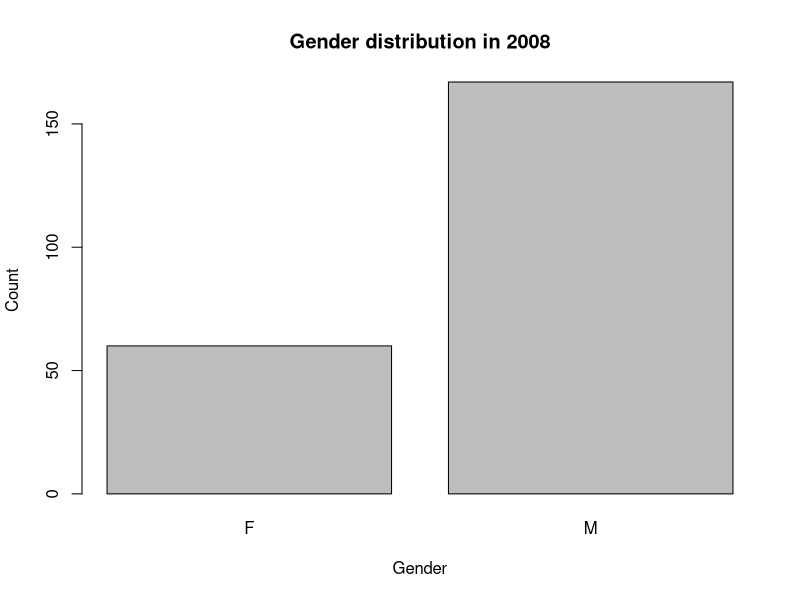
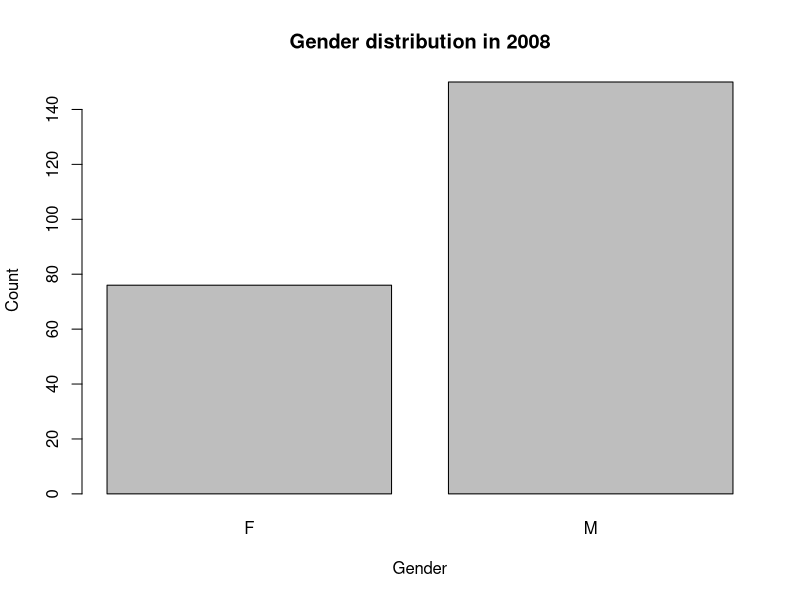
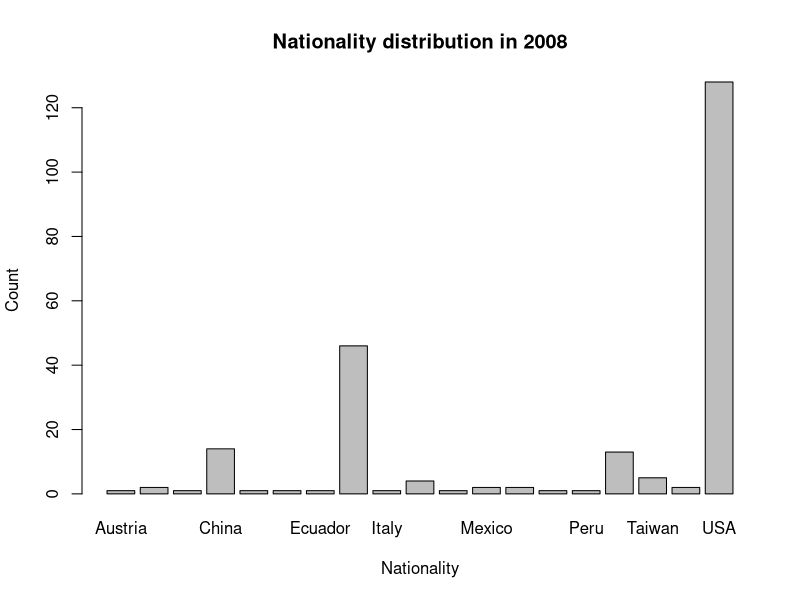
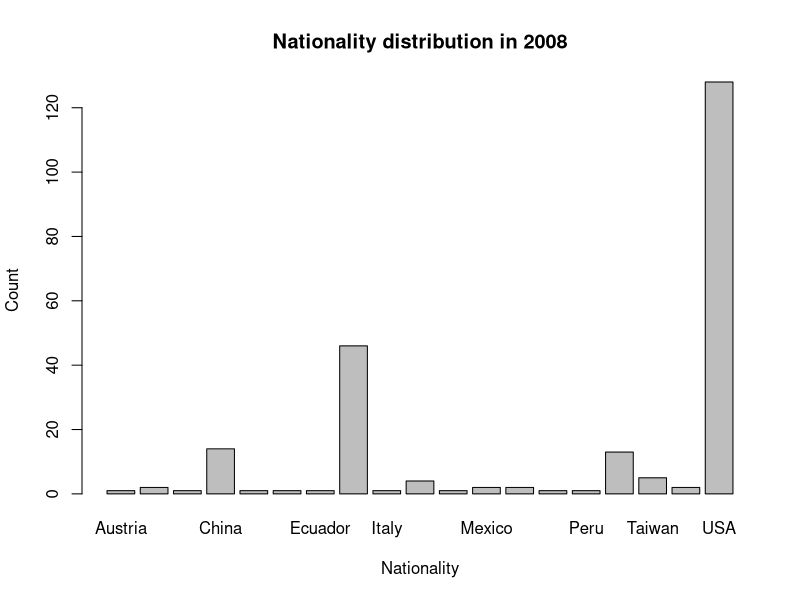
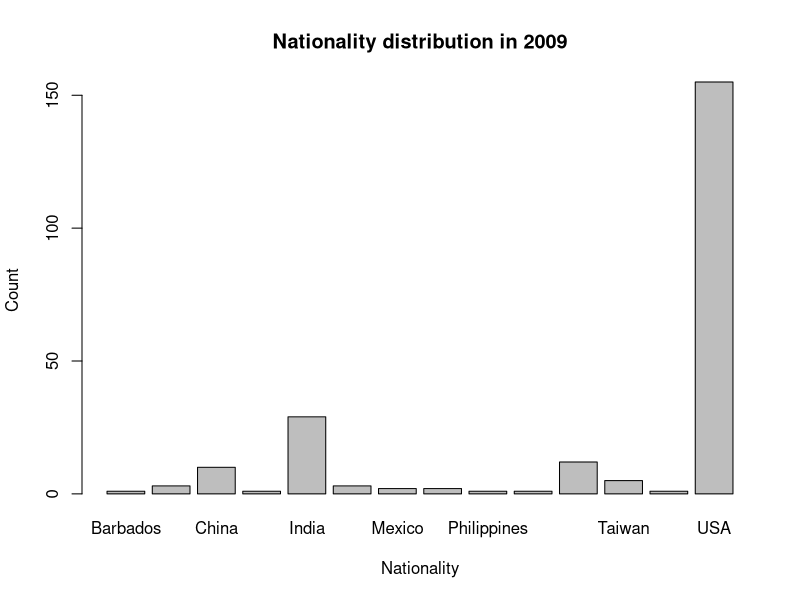

Generate these figures, in order, with R:
# P02_01: p. 33, ch. 2, problem 1
data2008 <- read.table("P02_01_data2008.csv", header = TRUE, sep=",")
head(data2008)
summary(data2008)
data2009 <- read.table("P02_01_data2009.csv", header = TRUE, sep=",")
head(data2009)
summary(data2009)

# answer to question a:
summary(data2008$Gender)
summary(data2009$Gender)
# -> increase in woman (+16) and decrease in men (-17)
counts2008 <- table(data2008$Gender)
barplot(counts2008, main="Gender distribution in 2008", xlab="Gender", ylab="Count", names.arc = c("M", "F"))
counts2009 <- table(data2009$Gender)
barplot(counts2009, main="Gender distribution in 2008", xlab="Gender", ylab="Count", names.arc = c("M", "F"))

# answer to question b:
counts2008 <- table(data2008$Nationality)
barplot(counts2008, main="Nationality distribution in 2008", xlab="Nationality", ylab="Count")
# countries to be recoded because < 3: Austria, Brazil, Canada, Croatia, Dominican Republic, Ecuador, Italy, Kazakhstan, Mexico, Nigeria, Pakistan, Peru, Thailand
levels(data2008$Nationality)[levels(data2008$Nationality) == "Austria"] <- "Other"
levels(data2008$Nationality)[levels(data2008$Nationality) == "Brazil"] <- "Other"
levels(data2008$Nationality)[levels(data2008$Nationality) == "Canada"] <- "Other"
levels(data2008$Nationality)[levels(data2008$Nationality) == "Croatia"] <- "Other"
levels(data2008$Nationality)[levels(data2008$Nationality) == "Dominican Republic"] <- "Other"
levels(data2008$Nationality)[levels(data2008$Nationality) == "Ecuador"] <- "Other"
levels(data2008$Nationality)[levels(data2008$Nationality) == "Italy"] <- "Other"
levels(data2008$Nationality)[levels(data2008$Nationality) == "Kazakhstan"] <- "Other"
levels(data2008$Nationality)[levels(data2008$Nationality) == "Mexico"] <- "Other"
levels(data2008$Nationality)[levels(data2008$Nationality) == "Nigeria"] <- "Other"
levels(data2008$Nationality)[levels(data2008$Nationality) == "Pakistan"] <- "Other"
levels(data2008$Nationality)[levels(data2008$Nationality) == "Peru"] <- "Other"
levels(data2008$Nationality)[levels(data2008$Nationality) == "Thailand"] <- "Other"
counts2008 <- table(data2008$Nationality)
barplot(counts2008, main="Nationality distribution in 2008", xlab="Nationality", ylab="Count")
counts2009 <- table(data2009$Nationality)
# countries to be recoded because < 3: Barbados, Columbia, Mexico, Peru, Philippines, Puerto Rico, Thailand
levels(data2009$Nationality)[levels(data2009$Nationality) == "Barbados"] <- "Other"
levels(data2009$Nationality)[levels(data2009$Nationality) == "Colombia"] <- "Other"
levels(data2009$Nationality)[levels(data2009$Nationality) == "Mexico"] <- "Other"
levels(data2009$Nationality)[levels(data2009$Nationality) == "Peru"] <- "Other"
levels(data2009$Nationality)[levels(data2009$Nationality) == "Philippines"] <- "Other"
levels(data2009$Nationality)[levels(data2009$Nationality) == "Puerto Rico"] <- "Other"
levels(data2009$Nationality)[levels(data2009$Nationality) == "Thailand"] <- "Other"
counts2009 <- table(data2009$Nationality)
barplot(counts2009, main="Nationality distribution in 2009", xlab="Nationality", ylab="Count")
